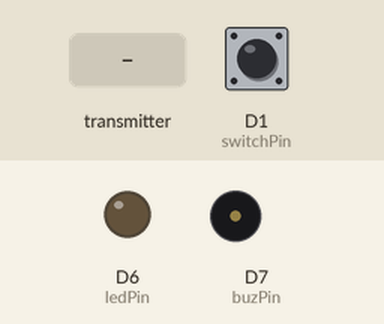
This sketch was run on a simulated ESP8266 (NodeMCU). Shown: output pins drawn as LEDs (lit = HIGH), buzzer (waves = sounding, pin HIGH). Inputs (shaded band) come from the test bench; at power-on: D1 (switchPin) HIGH. WiFi joins after 1.5 s; servers stay silent unless stated; no radio packets arrive unless stated; no MQTT or app messages arrive unless stated; what the sketch prints to the serial monitor is not drawn.

Above: at 2.7 s.
2.8 s: D1 (switchPin) pulled LOW for 0.15 s
4.4 s: the transmitter starts sending receivedHazardAlert = 1
At 5.6 s:
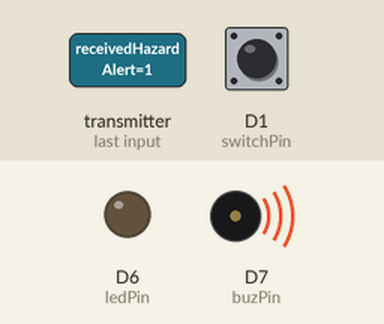
5.9 s: the transmitter starts sending receivedHazardAlert = 0
At 6.9 s:
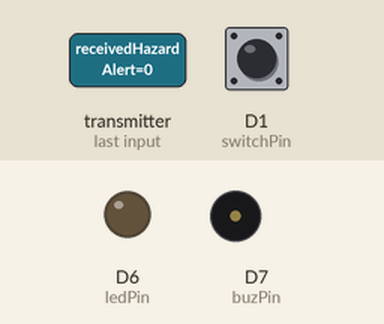
7.4 s: D1 (switchPin) driven LOW
10.4 s: D1 (switchPin) pulsed HIGH 2 times (0.12 s each, 0.3 s apart)
At 20.9 s:
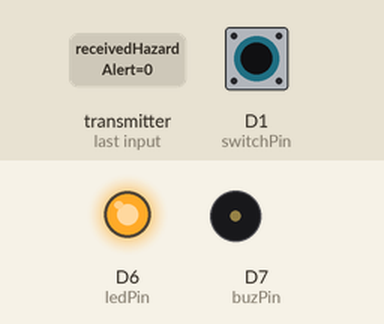
Timing chart, 0 to 22.4 s (numbered marks = the images above; inputs shaded):
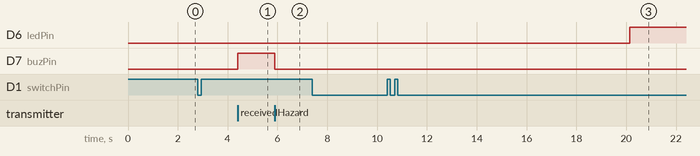

Measured:
- after the input at 2.8 s, every drawn part: stays the same
- after the input at 4.4 s, D7 (buzPin): LOW → HIGH at once
- after the input at 5.9 s, D7 (buzPin): HIGH → LOW at once
- after the input at 7.4 s, every drawn part: stays the same

The sketch:

v2vdone.ino
```cpp
#include <ESP8266WiFi.h>
#include <PubSubClient.h>
#include <ArduinoJson.h>
#include <SPI.h>
#include <RF24.h>

const char* ssid = "vivo T1 5G";
const char* password = "RushitJani";
const char* mqtt_server = "broker.emqx.io";

WiFiClient espClient;
PubSubClient client(espClient);
RF24 radio(D2, D8); // CE, CSN pins (D2 = GPIO4, D8 = GPIO15 on NodeMCU)
const byte address[6] = "00001";

const int switchPin = D1; // Digital pin connected to the switch
const int ledPin = D6;    // Digital pin connected to LED
const int buzPin = D7;    // Digital pin connected to Buzzer

bool isTransmitter = false;
bool useMQTT = false;
unsigned long lastMQTTAttempt = 0;
const unsigned long mqttTimeout = 20000; // 20 seconds

const char* mqttClientId = "mqttx_34001bc4";
const char* mqttTopic = "testtopic/sender";

const float nearbyThreshold = 0.01; // Define a threshold to consider as nearby

void setup() {
  Serial.begin(9600);
  pinMode(switchPin, INPUT_PULLUP);
  pinMode(ledPin, OUTPUT);
  pinMode(buzPin, OUTPUT);

  setup_wifi();
  client.setServer(mqtt_server, 1883);
  client.setCallback(callback);

  radio.begin();
  radio.openReadingPipe(1, address);
  radio.openWritingPipe(address);
  radio.setPALevel(RF24_PA_LOW);  // Set power level to low as NodeMCU operates at 3.3V

  Serial.println("Device setup complete");
}

void loop() {
  unsigned long currentMillis = millis();

  if (WiFi.status() == WL_CONNECTED) {
    if (!client.connected() && currentMillis - lastMQTTAttempt >= mqttTimeout) {
      lastMQTTAttempt = currentMillis;
      if (client.connect(mqttClientId)) {
        useMQTT = true;
        client.subscribe(mqttTopic);
        Serial.println("MQTT connected and subscribed to topic");
      }
    }
  }

  if (useMQTT && !client.connected()) {
    useMQTT = false;
    Serial.println("MQTT connection lost, switching to NRF");
    radio.startListening();
  }

  if (useMQTT) {
    client.loop();
  } else {
    radioCommunication();
  }

  bool switchState = digitalRead(switchPin);

  if (switchState == LOW) {
    sendAlert();
  }
}

void setup_wifi() {
  delay(10);
  Serial.println();
  Serial.print("Connecting to ");
  Serial.println(ssid);

  WiFi.begin(ssid, password);

  while (WiFi.status() != WL_CONNECTED) {
    delay(500);
    Serial.print(".");
  }

  Serial.println("");
  Serial.println("WiFi connected");
  Serial.println("IP address: ");
  Serial.println(WiFi.localIP());
}

void sendAlert() {
  float latitude, longitude;
  getCoordinates(latitude, longitude);

  if (useMQTT) {
    StaticJsonDocument<200> doc;
    doc["alert"] = true;
    doc["latitude"] = latitude;
    doc["longitude"] = longitude;

    char message[200];
    serializeJson(doc, message);
    client.publish(mqttTopic, message);

    Serial.print("Sent alert: ");
    Serial.println(message);

    digitalWrite(ledPin, HIGH);
    delay(1000);
    digitalWrite(ledPin, LOW);
  } else {
    bool hazardAlert = true;
    radio.stopListening(); // Switch to transmitter mode
    radio.write(&hazardAlert, sizeof(hazardAlert));
    radio.startListening(); // Switch back to receiver mode

    Serial.print("Transmitted Hazard Alert via NRF: ");
    Serial.println(hazardAlert);
  }
}

void getCoordinates(float &latitude, float &longitude) {
  latitude = 40.0;  // Placeholder for actual GPS coordinates
  longitude = -75.0; // Placeholder for actual GPS coordinates
}

void callback(char* topic, byte* payload, unsigned int length) {
  char message[length + 1];
  for (unsigned int i = 0; i < length; i++) {
    message[i] = (char)payload[i];
  }
  message[length] = '\0';

  Serial.print("Message arrived [");
  Serial.print(topic);
  Serial.print("] ");
  Serial.println(message);

  StaticJsonDocument<200> doc;
  deserializeJson(doc, message);
  bool alert = doc["alert"];
  float latitude = doc["latitude"];
  float longitude = doc["longitude"];

  if (alert && isNearby(latitude, longitude)) {
    triggerAlert();
  } else {
    clearAlert();
  }
}

bool isNearby(float latitude, float longitude) {
  float deviceLatitude = 40.0;
  float deviceLongitude = -75.0;

  float latDiff = abs(deviceLatitude - latitude);
  float lonDiff = abs(deviceLongitude - longitude);

  return (latDiff <= nearbyThreshold && lonDiff <= nearbyThreshold);
}

void triggerAlert() {
  digitalWrite(buzPin, HIGH);
}

void clearAlert() {
  digitalWrite(buzPin, LOW);
}

void radioCommunication() {
  if (radio.available()) {
    bool receivedHazardAlert;
    radio.read(&receivedHazardAlert, sizeof(receivedHazardAlert));

    // Trigger alerts based on hazard alert status
    if (receivedHazardAlert) {
      triggerAlert();
    } else {
      clearAlert();
    }
  }
}
```
